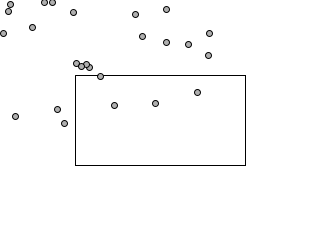
Frame 1 (no input)
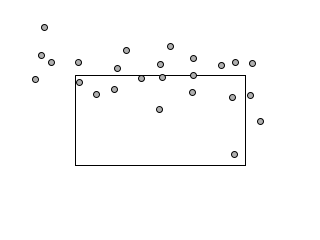
Frame 60 (the mouse pressed at the canvas centre just before this capture)
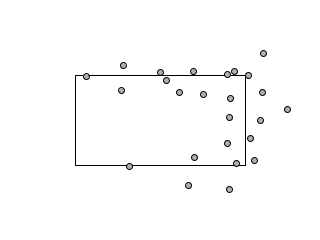
Frame 120 (the mouse held since frame 60 and released just before this capture)

The Processing sketch that drew these frames (run headless with seeded random() and noise(); from frame 60 on, the mouse is pressed at the canvas centre):

// Processing sketch: CrowdPathFollowing
// ── CrowdPathFollowing.pde
// Doesn't handle sharp angles well
class Vehicle {
    PVector location, velocity, acceleration;
    float r;
    float maxSpeed; // maximum speed of vehicle
    float maxForce; // limits the turning power of vehicle

    Vehicle(float x, float y) {
        location = new PVector(x,y);
        velocity = new PVector(0,0);
        acceleration = new PVector(0,0);

        r = 3;
        maxSpeed = 2;
        maxForce = 0.1;
    }

    void update() {
        velocity.add(acceleration);
        velocity.limit(maxSpeed);
        location.add(velocity);
        acceleration.mult(0);
    }

    void applyForce(PVector f) {
        acceleration.add(f);
    }

    void checkBounds() {
        if(location.x < 0)
            location.x = width;
        if(location.x > width)
            location.x = 0;
        if(location.y < 0)
            location.y = height;
        if(location.y > height)
            location.y = 0;
    }

    // Seeks a target location and calculates the difference in force needed to arrive
    void seek(PVector target) {
        PVector desired = PVector.sub(target, location);
        desired.normalize();
        desired.mult(maxSpeed);

        PVector steer = PVector.sub(desired, velocity);
        steer.limit(maxForce);
        applyForce(steer);
    }

    void separate(ArrayList<Vehicle> others) {
        // ADJUST HERE FOR SEPARATION EFFECT
        float desiredSeparation = 35;
        PVector sum = new PVector();
        int count = 0;

        for(Vehicle v : others) {
            float d = PVector.dist(this.location, v.location);
            if(d > 0 && d < desiredSeparation) {
                PVector diff = PVector.sub(this.location, v.location);
                diff.normalize();
                diff.div(d);
                sum.add(diff);
                count++;
            }
        }

        if(count > 0) {
            // Get average vector after summing close vehicles
            sum.div(count);
            sum.setMag(maxSpeed);
            PVector steer = PVector.sub(sum, velocity);
            steer.limit(maxForce);
            applyForce(steer);
        }
    }

    void follow(Path p) {
        PVector target = new PVector(0,0);
        float closestNormal = 100000000;
        PVector predict = velocity.get();
        predict.normalize();
        predict.mult(25); // arbitrarily pick 25 pixels ahead
        PVector predictLoc = PVector.add(location, predict);
        
        for (int i = 0; i < p.points.size()-1; i++) {
            PVector a = p.points.get(i);
            PVector b = p.points.get((i+1)%p.points.size()); // Add modulo because path loops now
            PVector normalPoint = getNormalPoint(predictLoc, a, b);
            PVector dir = PVector.sub(b, a);
            
            // Check if normal point is on our path
            if (normalPoint.x < min(a.x,b.x) || normalPoint.x > max(a.x,b.x) || normalPoint.y < min(a.y,b.y) || normalPoint.y > max(a.y,b.y)) {
                normalPoint = b.get(); // use endpoint if we cant find normal on path
                  a = p.points.get((i+1)%p.points.size());
                  b = p.points.get((i+2)%p.points.size());  // Path wraps around
                  dir = PVector.sub(b, a);  
            }

            float distance = PVector.dist(normalPoint, predictLoc);
            if(distance < closestNormal) {
                closestNormal = distance;
                target = normalPoint.get();
                
                dir.normalize();
                dir.mult(25);
                target.add(dir);
            }
        }

        // Quick check for now; fix it
        if(target.x != 0 && target.y != 0)
            seek(target);
    }

    PVector getNormalPoint(PVector p, PVector a, PVector b) {
        PVector ap = PVector.sub(p, a);
        PVector ab = PVector.sub(b, a);
        ab.normalize();
        ab.mult(ap.dot(ab));

        return PVector.add(a, ab);
    }

    void display() {
      float theta = velocity.heading() + PI/2; // Vehicle is a triangle, rotate it 90 degrees to face right way  
      fill(175);
      stroke(0);
      ellipse(location.x, location.y, r*2, r*2);
    }
}

class Path {
    ArrayList<PVector> points;
    float radius; // How wide the path is; vehicle will stay in radius

    Path() {
        radius = 20;
        points = new ArrayList<PVector>();
    }

    void addPoint(float x, float y) {
        points.add(new PVector(x, y));
    }

    void display() {
        stroke(0);
        noFill();

        beginShape();
        for (PVector v : points) {
            vertex(v.x,v.y);
        }
        endShape();
    }
}

ArrayList<Vehicle> vehicles;
Path p;

void setup() {
    size(320, 240);
    p = new Path();
    p.addPoint(75, 75);
    p.addPoint(width-75, 75);
    p.addPoint(width-75, height-75);
    p.addPoint(75, height-75);
    p.addPoint(75, 75);

    vehicles = new ArrayList<Vehicle>();
    for(int i = 0; i < 25; i++) {
        vehicles.add(new Vehicle(random(width-100), random(height-100)));
    }
}

void draw() {
    background(255);

    p.display();

    for(Vehicle v : vehicles) {
        v.update();
        v.follow(p);
        v.separate(vehicles);
        v.display();
    }
}
